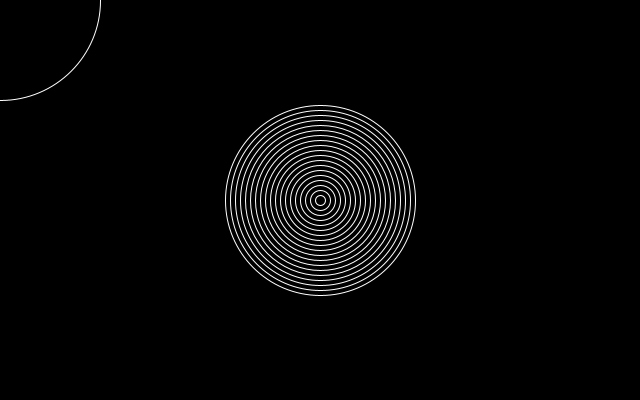
Frame 1 (no input)
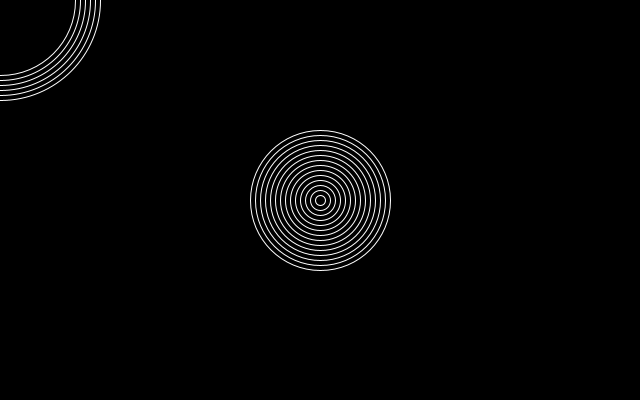
Frame 60 (the mouse pressed at the canvas centre just before this capture)
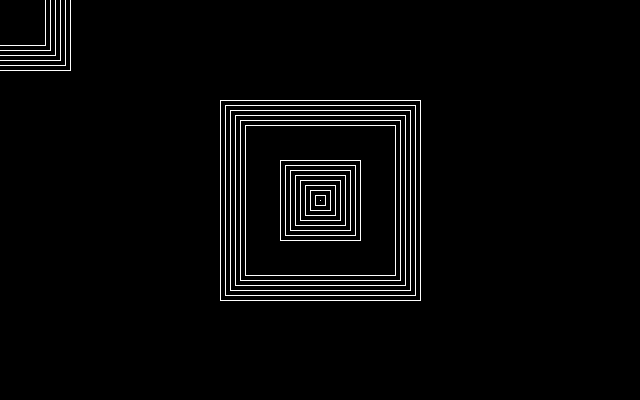
Frame 120 (the mouse held since frame 60 and released just before this capture)

The Processing sketch that drew these frames (run headless with seeded random() and noise(); from frame 60 on, the mouse is pressed at the canvas centre):

// Processing sketch: chapter10_6
// ── chapter10_6.pde
int LENGTH = 200;
ArrayList<PVector> mouseLocs = new ArrayList<PVector>();

void setup() {
  size(640, 400);
  frameRate(60);
  background(0);
  rectMode(CENTER);
  for(int i=0; i<LENGTH; i++) {
    PVector loc = new PVector(width/2, height/2);
    mouseLocs.add(loc);
  }
}

void draw() {
  background(0);
  noFill();
  stroke(255);
  PVector loc = new PVector(mouseX, mouseY);
  mouseLocs.add(loc);
  for(int i=0; i<mouseLocs.size(); i+=10) {
    if(mousePressed) {
      rect(mouseLocs.get(i).x, mouseLocs.get(i).y, i, i);
    } else {
      ellipse(mouseLocs.get(i).x, mouseLocs.get(i).y, i, i);
    }
  }
  if(mouseLocs.size() > LENGTH) {
    mouseLocs.remove(0);
  }
}
